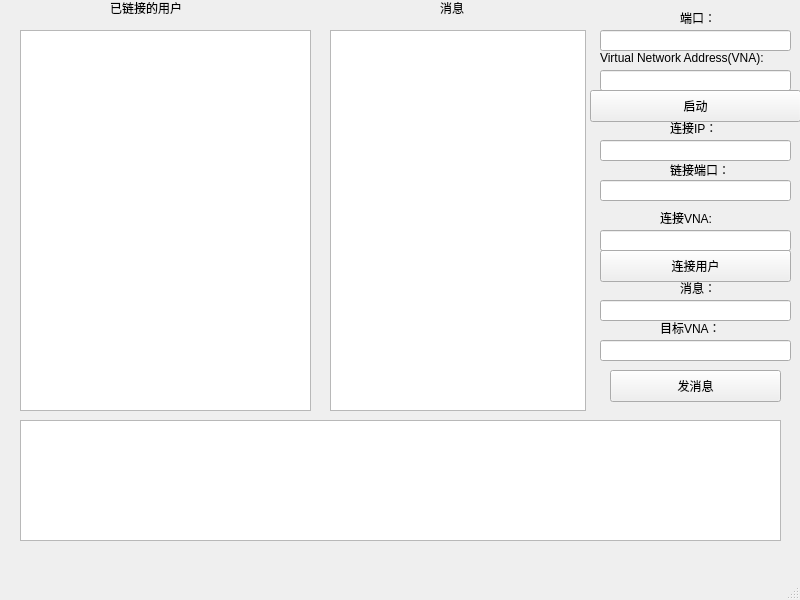
<?xml version="1.0" encoding="UTF-8"?>
<ui version="4.0">
 <class>MainWindow</class>
 <widget class="QMainWindow" name="MainWindow">
  <property name="geometry">
   <rect>
    <x>0</x>
    <y>0</y>
    <width>800</width>
    <height>600</height>
   </rect>
  </property>
  <property name="windowTitle">
   <string>MainWindow</string>
  </property>
  <widget class="QWidget" name="centralwidget">
   <widget class="QListWidget" name="idList">
    <property name="geometry">
     <rect>
      <x>20</x>
      <y>30</y>
      <width>291</width>
      <height>381</height>
     </rect>
    </property>
   </widget>
   <widget class="QLabel" name="label">
    <property name="geometry">
     <rect>
      <x>110</x>
      <y>0</y>
      <width>81</width>
      <height>16</height>
     </rect>
    </property>
    <property name="text">
     <string>已链接的用户</string>
    </property>
   </widget>
   <widget class="QLabel" name="label_2">
    <property name="geometry">
     <rect>
      <x>440</x>
      <y>0</y>
      <width>31</width>
      <height>16</height>
     </rect>
    </property>
    <property name="text">
     <string>消息</string>
    </property>
   </widget>
   <widget class="QLabel" name="label_3">
    <property name="geometry">
     <rect>
      <x>680</x>
      <y>10</y>
      <width>41</width>
      <height>16</height>
     </rect>
    </property>
    <property name="text">
     <string>端口：</string>
    </property>
   </widget>
   <widget class="QLineEdit" name="portIn">
    <property name="geometry">
     <rect>
      <x>600</x>
      <y>30</y>
      <width>191</width>
      <height>21</height>
     </rect>
    </property>
   </widget>
   <widget class="QPushButton" name="start">
    <property name="geometry">
     <rect>
      <x>590</x>
      <y>90</y>
      <width>211</width>
      <height>32</height>
     </rect>
    </property>
    <property name="text">
     <string>启动</string>
    </property>
   </widget>
   <widget class="QLabel" name="label_4">
    <property name="geometry">
     <rect>
      <x>600</x>
      <y>50</y>
      <width>191</width>
      <height>16</height>
     </rect>
    </property>
    <property name="text">
     <string>Virtual Network Address(VNA):</string>
    </property>
   </widget>
   <widget class="QLineEdit" name="vnaIn">
    <property name="geometry">
     <rect>
      <x>600</x>
      <y>70</y>
      <width>191</width>
      <height>21</height>
     </rect>
    </property>
   </widget>
   <widget class="QLabel" name="label_5">
    <property name="geometry">
     <rect>
      <x>670</x>
      <y>160</y>
      <width>61</width>
      <height>20</height>
     </rect>
    </property>
    <property name="text">
     <string>链接端口：</string>
    </property>
   </widget>
   <widget class="QLineEdit" name="portCon">
    <property name="geometry">
     <rect>
      <x>600</x>
      <y>180</y>
      <width>191</width>
      <height>21</height>
     </rect>
    </property>
   </widget>
   <widget class="QPushButton" name="conn">
    <property name="geometry">
     <rect>
      <x>600</x>
      <y>250</y>
      <width>191</width>
      <height>32</height>
     </rect>
    </property>
    <property name="text">
     <string>连接用户</string>
    </property>
   </widget>
   <widget class="QLabel" name="label_6">
    <property name="geometry">
     <rect>
      <x>680</x>
      <y>280</y>
      <width>58</width>
      <height>16</height>
     </rect>
    </property>
    <property name="text">
     <string>消息：</string>
    </property>
   </widget>
   <widget class="QLineEdit" name="msgIn">
    <property name="geometry">
     <rect>
      <x>600</x>
      <y>300</y>
      <width>191</width>
      <height>21</height>
     </rect>
    </property>
   </widget>
   <widget class="QPushButton" name="send">
    <property name="geometry">
     <rect>
      <x>610</x>
      <y>370</y>
      <width>171</width>
      <height>32</height>
     </rect>
    </property>
    <property name="text">
     <string>发消息</string>
    </property>
   </widget>
   <widget class="QLabel" name="label_7">
    <property name="geometry">
     <rect>
      <x>660</x>
      <y>320</y>
      <width>71</width>
      <height>16</height>
     </rect>
    </property>
    <property name="text">
     <string>目标VNA：</string>
    </property>
   </widget>
   <widget class="QLineEdit" name="toVna">
    <property name="geometry">
     <rect>
      <x>600</x>
      <y>340</y>
      <width>191</width>
      <height>21</height>
     </rect>
    </property>
   </widget>
   <widget class="QListWidget" name="msgList">
    <property name="geometry">
     <rect>
      <x>330</x>
      <y>30</y>
      <width>256</width>
      <height>381</height>
     </rect>
    </property>
   </widget>
   <widget class="QTextBrowser" name="textBrowser">
    <property name="geometry">
     <rect>
      <x>20</x>
      <y>420</y>
      <width>761</width>
      <height>121</height>
     </rect>
    </property>
   </widget>
   <widget class="QLineEdit" name="ipCon">
    <property name="geometry">
     <rect>
      <x>600</x>
      <y>140</y>
      <width>191</width>
      <height>21</height>
     </rect>
    </property>
   </widget>
   <widget class="QLabel" name="label_8">
    <property name="geometry">
     <rect>
      <x>670</x>
      <y>120</y>
      <width>60</width>
      <height>16</height>
     </rect>
    </property>
    <property name="text">
     <string>连接IP：</string>
    </property>
   </widget>
   <widget class="QLabel" name="label_9">
    <property name="geometry">
     <rect>
      <x>660</x>
      <y>210</y>
      <width>60</width>
      <height>16</height>
     </rect>
    </property>
    <property name="text">
     <string>连接VNA:</string>
    </property>
   </widget>
   <widget class="QLineEdit" name="vnaCon">
    <property name="geometry">
     <rect>
      <x>600</x>
      <y>230</y>
      <width>191</width>
      <height>21</height>
     </rect>
    </property>
   </widget>
  </widget>
  <widget class="QMenuBar" name="menubar">
   <property name="geometry">
    <rect>
     <x>0</x>
     <y>0</y>
     <width>800</width>
     <height>24</height>
    </rect>
   </property>
  </widget>
  <widget class="QStatusBar" name="statusbar"/>
 </widget>
 <resources/>
 <connections/>
</ui>
